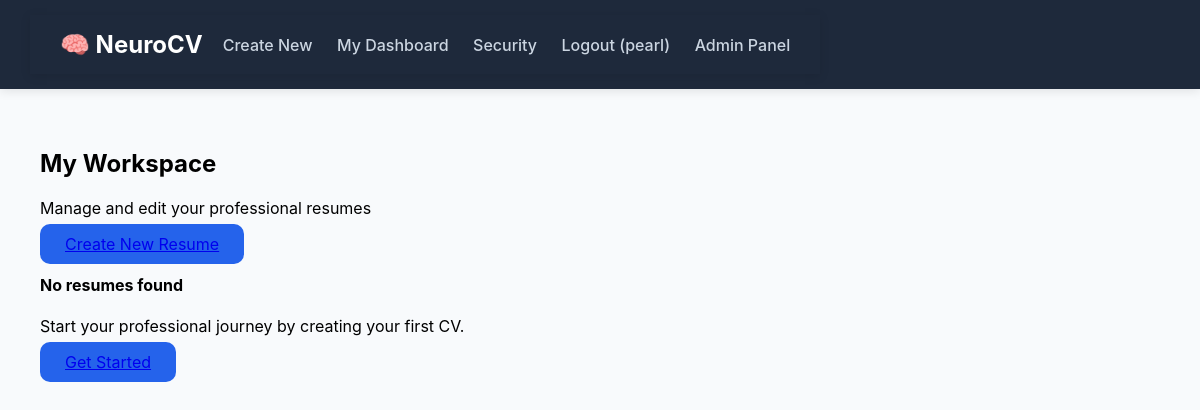
Before: /dashboard/ (signed in) with the older database file.
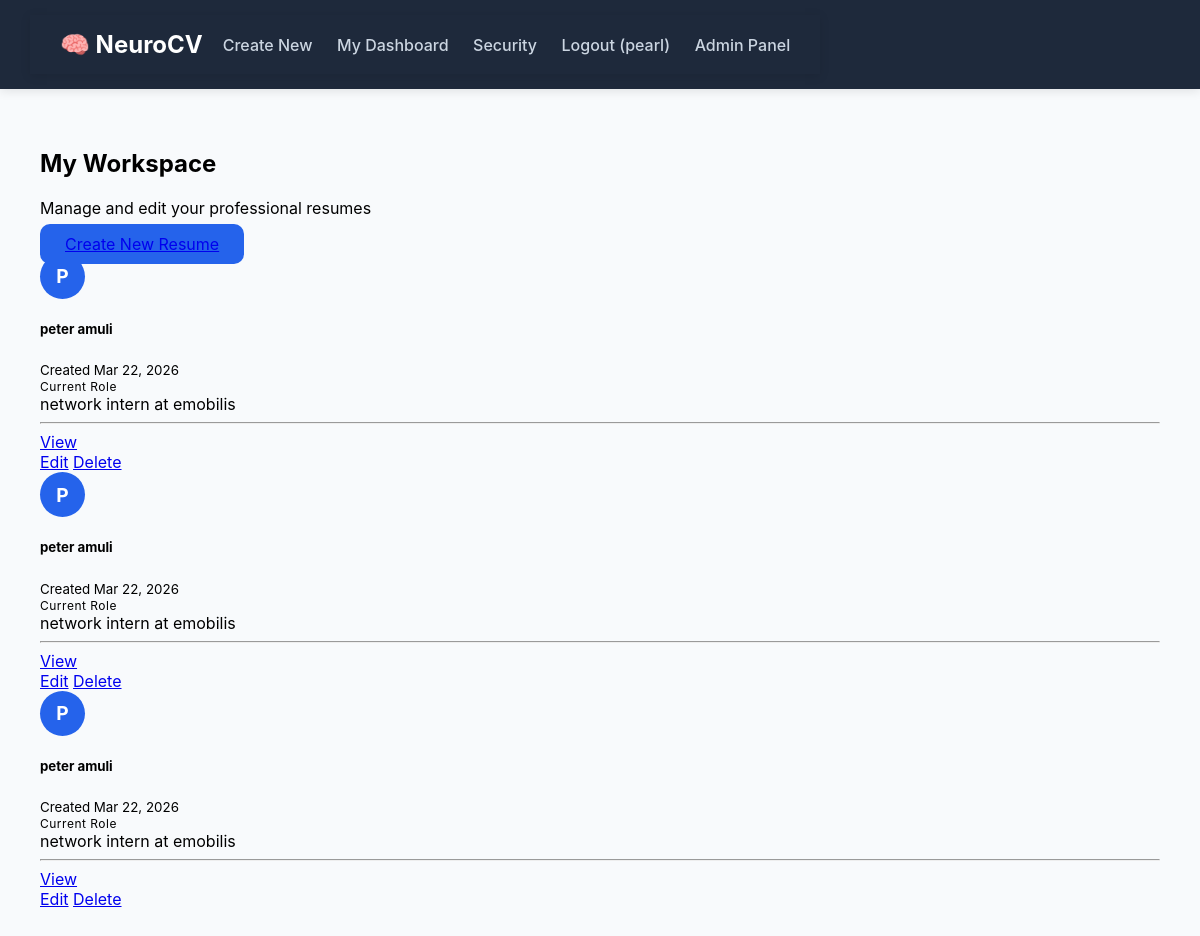
After: the same page with the newer database file.
### neuroCV/models.py (models this page shows, shortened)
class Resume(models.Model):
    user = models.ForeignKey(User, on_delete=models.CASCADE, null=True, blank=True)
    full_name = models.CharField(max_length=255)
    email = models.EmailField()
    phone = models.CharField(max_length=20)
    university = models.CharField(max_length=255)
    course = models.CharField(max_length=255)
    score = models.CharField(max_length=100)
    year = models.CharField(max_length=50) # Changed to CharField for flexibility (e.g., "2022-2026")
    company = models.CharField(max_length=255)
    role = models.CharField(max_length=255)
    duration = models.CharField(max_length=100)
    responsibilities = models.TextField()
    ai_summary = models.TextField(blank=True, null=True)
    ai_bullet = models.TextField(blank=True, null=True)
    skills = models.TextField()
    ref1_name = models.CharField(max_length=255, blank=True)
    ref1_job = models.CharField(max_length=255, blank=True)
    ref1_contact = models.CharField(max_length=255, blank=True)
    ref2_name = models.CharField(max_length=255, blank=True)
    ref2_job = models.CharField(max_length=255, blank=True)
    ref2_contact = models.CharField(max_length=255, blank=True)
    is_paid = models.BooleanField(default=False)
    checkout_request_id = models.CharField(max_length=100, blank=True, null=True)
    created_at = models.DateTimeField(auto_now_add=True)
    class Meta:
        ordering = ['-created_at'] # Shows newest resumes first in the dashboard

### neuroCV/views.py (the view)
# urls.py: path('dashboard/', views.dashboard, name='dashboard'),
@login_required
def dashboard(request):
    resumes = Resume.objects.filter(user=request.user)
    return render(request, 'neuroCV/dashboard.html', {'cvs': resumes})

### neuroCV/templates/neuroCV/dashboard.html (shortened to what this page needs)
{% extends 'base.html' %}
{% block content %}
<div class="container mt-5">
    <div class="d-flex justify-content-between align-items-center mb-5">
        <div>
            <h2 class="fw-bold text-dark mb-0">My Workspace</h2>
            <p class="text-muted">Manage and edit your professional resumes</p>
        </div>
        <a href="{% url 'home' %}" class="btn btn-primary btn-lg shadow-sm">
             Create New Resume
        </a>
    </div>
    <div class="row">
        {% for cv in cvs %}
        <div class="col-md-6 col-lg-4 mb-4">
            <div class="card resume-card h-100 shadow-sm border-0">
                <div class="card-body p-4">
                    <div class="d-flex align-items-center mb-3">
                        <div class="avatar-circle me-3">
                            {{ cv.full_name|slice:":1"|upper }}
                        </div>
                        <div>
                            <h5 class="card-title fw-bold mb-0">{{ cv.full_name }}</h5>
                            <small class="text-muted">Created {{ cv.created_at|date:"M d, Y" }}</small>
                        </div>
                    </div>
                    <div class="mb-4">
                        <div class="text-dark fw-semibold small text-uppercase letter-spacing">Current Role</div>
                        <div class="text-secondary">{{ cv.role }} at {{ cv.company }}</div>
                    </div>
                    <hr class="opacity-10">
                    <div class="d-flex justify-content-between align-items-center">
                        <a href="{% url 'resume_detail' cv.pk %}" class="btn btn-sm btn-dark px-3">View</a>
                        <div class="btn-group">
                            <a href="{% url 'edit_resume' cv.pk %}" class="btn btn-sm btn-outline-warning">Edit</a>
                            <a href="{% url 'delete_resume' cv.pk %}" class="btn btn-sm btn-outline-danger">Delete</a>
                        </div>
                    </div>
                </div>
            </div>
        </div>
        {% empty %}
        <div class="col-12 text-center py-5">
            <div class="empty-state">
                <h4 class="mt-3 text-muted">No resumes found</h4>
                <p>Start your professional journey by creating your first CV.</p>
                <a href="{% url 'home' %}" class="btn btn-primary mt-2">Get Started</a>
            </div>
        </div>
        {% endfor %}
    </div>
</div>
{% endblock %}

Changed rows visible on the page:
added Resume: full_name "P", full_name "peter amuli", created_at "Mar 22, 2026", role "network intern", company "emobilis"
added Resume: full_name "P", full_name "peter amuli", created_at "Mar 22, 2026", role "network intern", company "emobilis"
added Resume: full_name "P", full_name "peter amuli", created_at "Mar 22, 2026", role "network intern", company "emobilis"
Other visible differences:
text no longer shown: "No resumes found Start your professional journey by creating your first CV. Get Started"
